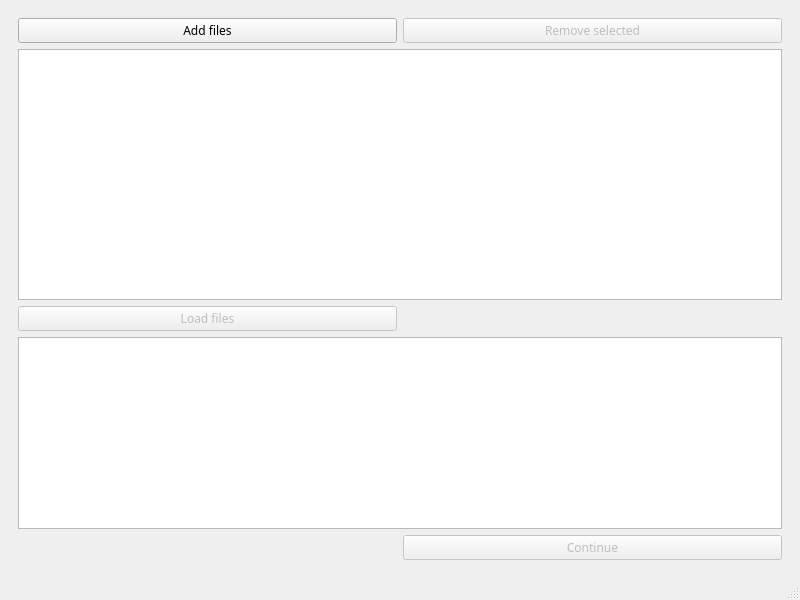
<?xml version="1.0" encoding="UTF-8"?>
<ui version="4.0">
 <class>MainWindow</class>
 <widget class="QMainWindow" name="MainWindow">
  <property name="geometry">
   <rect>
    <x>0</x>
    <y>0</y>
    <width>800</width>
    <height>600</height>
   </rect>
  </property>
  <property name="windowTitle">
   <string>ResiliPy - Preprocessor</string>
  </property>
  <property name="styleSheet">
   <string notr="true"/>
  </property>
  <widget class="QWidget" name="centralwidget">
   <layout class="QGridLayout" name="gridLayout">
    <item row="1" column="0" colspan="2">
     <widget class="QStackedWidget" name="stackedWidget">
      <property name="font">
       <font>
        <family>Arial Black</family>
       </font>
      </property>
      <property name="currentIndex">
       <number>0</number>
      </property>
      <widget class="QWidget" name="page">
       <layout class="QGridLayout" name="gridLayout_2">
        <item row="1" column="1" colspan="2">
         <widget class="QListWidget" name="listFilePaths">
          <property name="sizePolicy">
           <sizepolicy hsizetype="Expanding" vsizetype="Expanding">
            <horstretch>0</horstretch>
            <verstretch>0</verstretch>
           </sizepolicy>
          </property>
          <property name="font">
           <font>
            <family>Arial</family>
           </font>
          </property>
          <property name="selectionMode">
           <enum>QAbstractItemView::MultiSelection</enum>
          </property>
         </widget>
        </item>
        <item row="4" column="1" colspan="2">
         <widget class="QTextBrowser" name="textLoadedProgress">
          <property name="sizePolicy">
           <sizepolicy hsizetype="Expanding" vsizetype="Minimum">
            <horstretch>0</horstretch>
            <verstretch>0</verstretch>
           </sizepolicy>
          </property>
          <property name="font">
           <font>
            <family>Arial</family>
           </font>
          </property>
         </widget>
        </item>
        <item row="0" column="2">
         <widget class="QPushButton" name="pushButtonRemove">
          <property name="enabled">
           <bool>false</bool>
          </property>
          <property name="font">
           <font>
            <family>Arial Black</family>
           </font>
          </property>
          <property name="text">
           <string>Remove selected</string>
          </property>
         </widget>
        </item>
        <item row="5" column="2">
         <widget class="QPushButton" name="buttonNext0">
          <property name="enabled">
           <bool>false</bool>
          </property>
          <property name="sizePolicy">
           <sizepolicy hsizetype="Expanding" vsizetype="Fixed">
            <horstretch>0</horstretch>
            <verstretch>0</verstretch>
           </sizepolicy>
          </property>
          <property name="font">
           <font>
            <family>Arial Black</family>
           </font>
          </property>
          <property name="text">
           <string>Continue</string>
          </property>
         </widget>
        </item>
        <item row="0" column="1">
         <widget class="QPushButton" name="pushButtonSelect">
          <property name="sizePolicy">
           <sizepolicy hsizetype="Expanding" vsizetype="Fixed">
            <horstretch>0</horstretch>
            <verstretch>0</verstretch>
           </sizepolicy>
          </property>
          <property name="font">
           <font>
            <family>Arial Black</family>
           </font>
          </property>
          <property name="text">
           <string>Add files</string>
          </property>
         </widget>
        </item>
        <item row="3" column="1">
         <widget class="QPushButton" name="buttonLoadFiles">
          <property name="enabled">
           <bool>false</bool>
          </property>
          <property name="sizePolicy">
           <sizepolicy hsizetype="Minimum" vsizetype="Minimum">
            <horstretch>0</horstretch>
            <verstretch>0</verstretch>
           </sizepolicy>
          </property>
          <property name="font">
           <font>
            <family>Arial Black</family>
           </font>
          </property>
          <property name="text">
           <string>Load files</string>
          </property>
         </widget>
        </item>
       </layout>
      </widget>
      <widget class="QWidget" name="page_2">
       <layout class="QVBoxLayout" name="verticalLayout">
        <item>
         <layout class="QGridLayout" name="gridLayout_3">
          <item row="2" column="1">
           <widget class="QPushButton" name="buttonNext1">
            <property name="font">
             <font>
              <family>Arial Black</family>
             </font>
            </property>
            <property name="text">
             <string>Confirm</string>
            </property>
           </widget>
          </item>
          <item row="2" column="0">
           <widget class="QPushButton" name="buttonBack1">
            <property name="font">
             <font>
              <family>Arial Black</family>
             </font>
            </property>
            <property name="text">
             <string>Back</string>
            </property>
           </widget>
          </item>
          <item row="0" column="0">
           <widget class="QLabel" name="label">
            <property name="font">
             <font>
              <family>Arial Black</family>
             </font>
            </property>
            <property name="text">
             <string>Change position for all cages:</string>
            </property>
           </widget>
          </item>
          <item row="1" column="0" colspan="2">
           <widget class="QScrollArea" name="scrollArea">
            <property name="font">
             <font>
              <family>Arial</family>
             </font>
            </property>
            <property name="widgetResizable">
             <bool>true</bool>
            </property>
            <widget class="QWidget" name="scrollAreaWidgetContents">
             <property name="geometry">
              <rect>
               <x>0</x>
               <y>0</y>
               <width>752</width>
               <height>463</height>
              </rect>
             </property>
             <layout class="QHBoxLayout" name="horizontalLayout">
              <item>
               <layout class="QGridLayout" name="gridLayout_4">
                <item row="0" column="0" colspan="2">
                 <layout class="QFormLayout" name="formLayoutImported"/>
                </item>
               </layout>
              </item>
             </layout>
            </widget>
           </widget>
          </item>
          <item row="0" column="1">
           <widget class="QComboBox" name="comboCagePosCentral">
            <property name="font">
             <font>
              <family>Arial</family>
             </font>
            </property>
            <item>
             <property name="text">
              <string>---</string>
             </property>
            </item>
            <item>
             <property name="text">
              <string>left</string>
             </property>
            </item>
            <item>
             <property name="text">
              <string>right</string>
             </property>
            </item>
            <item>
             <property name="text">
              <string>top</string>
             </property>
            </item>
            <item>
             <property name="text">
              <string>bottom</string>
             </property>
            </item>
           </widget>
          </item>
         </layout>
        </item>
       </layout>
      </widget>
      <widget class="QWidget" name="page_3">
       <layout class="QGridLayout" name="gridLayout_5">
        <item row="0" column="1">
         <widget class="QPushButton" name="buttonStartTransform">
          <property name="font">
           <font>
            <family>Arial Black</family>
           </font>
          </property>
          <property name="text">
           <string>Start transformation</string>
          </property>
         </widget>
        </item>
        <item row="2" column="0">
         <widget class="QPushButton" name="buttonBack2">
          <property name="font">
           <font>
            <family>Arial Black</family>
           </font>
          </property>
          <property name="text">
           <string>Back</string>
          </property>
         </widget>
        </item>
        <item row="1" column="0" colspan="3">
         <widget class="QTableView" name="tableViewFinal">
          <property name="font">
           <font>
            <family>Arial</family>
           </font>
          </property>
         </widget>
        </item>
        <item row="2" column="1">
         <widget class="QPushButton" name="buttonExport">
          <property name="enabled">
           <bool>false</bool>
          </property>
          <property name="font">
           <font>
            <family>Arial Black</family>
           </font>
          </property>
          <property name="text">
           <string>Export</string>
          </property>
         </widget>
        </item>
        <item row="2" column="2">
         <widget class="QPushButton" name="buttonClose">
          <property name="font">
           <font>
            <family>Arial Black</family>
           </font>
          </property>
          <property name="text">
           <string>Close</string>
          </property>
         </widget>
        </item>
       </layout>
      </widget>
     </widget>
    </item>
   </layout>
  </widget>
  <widget class="QStatusBar" name="statusbar"/>
 </widget>
 <resources/>
 <connections/>
</ui>
